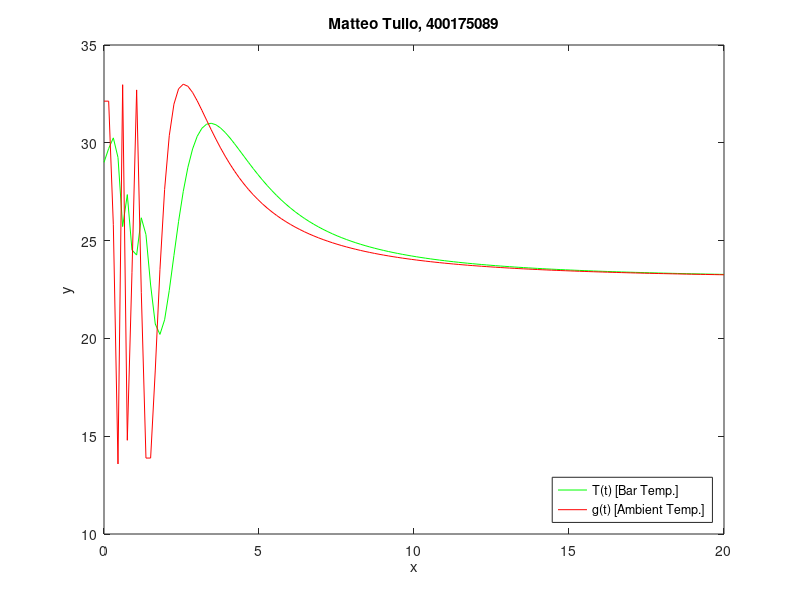

Source code (MATLAB):
format long

N = 133;
h = 20/N;

x = zeros(1,N+1);
y = zeros(1,N+1);
tempFunc = zeros(1,N+1);

x(1) = 0;
y(1) = 29;
tempFunc(1) = 23+(10*sin(20));


for n = 1:N
    x(n+1) = x(n) + h;
    tempFunc(n+1) = 23 + (10*(sin(10/((x(n)^2)+0.5))));
    y(n+1) = y(n) + h*(-3/2*(y(n)-tempFunc(n)));
end

plot(x,y,"g",x,tempFunc,"r");
title('Matteo Tullo, 400175089');
legend("T(t) [Bar Temp.]","g(t) [Ambient Temp.]",...
       'Location','SouthEast');
xlabel('x'); ylabel('y');
xlim([0,20]);